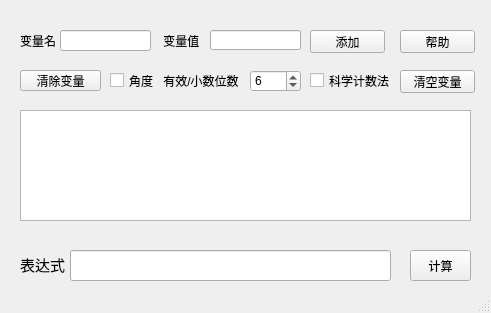
<?xml version="1.0" encoding="UTF-8"?>
<ui version="4.0">
 <class>SDF_MainWindow</class>
 <widget class="QMainWindow" name="SDF_MainWindow">
  <property name="geometry">
   <rect>
    <x>0</x>
    <y>0</y>
    <width>491</width>
    <height>313</height>
   </rect>
  </property>
  <property name="minimumSize">
   <size>
    <width>391</width>
    <height>313</height>
   </size>
  </property>
  <property name="maximumSize">
   <size>
    <width>491</width>
    <height>313</height>
   </size>
  </property>
  <property name="windowTitle">
   <string>自定义函数</string>
  </property>
  <widget class="QWidget" name="centralWidget">
   <widget class="QLineEdit" name="name">
    <property name="geometry">
     <rect>
      <x>60</x>
      <y>30</y>
      <width>91</width>
      <height>21</height>
     </rect>
    </property>
   </widget>
   <widget class="QLabel" name="label">
    <property name="geometry">
     <rect>
      <x>20</x>
      <y>20</y>
      <width>51</width>
      <height>41</height>
     </rect>
    </property>
    <property name="text">
     <string>变量名</string>
    </property>
   </widget>
   <widget class="QLabel" name="label_2">
    <property name="geometry">
     <rect>
      <x>160</x>
      <y>20</y>
      <width>51</width>
      <height>41</height>
     </rect>
    </property>
    <property name="text">
     <string> 变量值</string>
    </property>
   </widget>
   <widget class="QLineEdit" name="value">
    <property name="geometry">
     <rect>
      <x>210</x>
      <y>30</y>
      <width>91</width>
      <height>20</height>
     </rect>
    </property>
   </widget>
   <widget class="QPushButton" name="help">
    <property name="geometry">
     <rect>
      <x>400</x>
      <y>30</y>
      <width>75</width>
      <height>23</height>
     </rect>
    </property>
    <property name="text">
     <string>帮助</string>
    </property>
   </widget>
   <widget class="QPushButton" name="error">
    <property name="geometry">
     <rect>
      <x>20</x>
      <y>70</y>
      <width>81</width>
      <height>21</height>
     </rect>
    </property>
    <property name="text">
     <string>清除变量</string>
    </property>
   </widget>
   <widget class="QCheckBox" name="checkBox">
    <property name="geometry">
     <rect>
      <x>110</x>
      <y>70</y>
      <width>51</width>
      <height>21</height>
     </rect>
    </property>
    <property name="text">
     <string>角度</string>
    </property>
   </widget>
   <widget class="QCheckBox" name="checkBox_2">
    <property name="geometry">
     <rect>
      <x>310</x>
      <y>70</y>
      <width>81</width>
      <height>21</height>
     </rect>
    </property>
    <property name="text">
     <string>科学计数法</string>
    </property>
    <property name="tristate">
     <bool>true</bool>
    </property>
   </widget>
   <widget class="QLabel" name="label_3">
    <property name="geometry">
     <rect>
      <x>160</x>
      <y>70</y>
      <width>91</width>
      <height>21</height>
     </rect>
    </property>
    <property name="text">
     <string> 有效/小数位数</string>
    </property>
   </widget>
   <widget class="QPushButton" name="clear">
    <property name="geometry">
     <rect>
      <x>400</x>
      <y>70</y>
      <width>75</width>
      <height>23</height>
     </rect>
    </property>
    <property name="text">
     <string>清空变量</string>
    </property>
   </widget>
   <widget class="QSpinBox" name="floatNum">
    <property name="geometry">
     <rect>
      <x>250</x>
      <y>70</y>
      <width>51</width>
      <height>22</height>
     </rect>
    </property>
    <property name="maximum">
     <number>15</number>
    </property>
    <property name="singleStep">
     <number>1</number>
    </property>
    <property name="value">
     <number>6</number>
    </property>
   </widget>
   <widget class="QPlainTextEdit" name="plainTextEdit">
    <property name="geometry">
     <rect>
      <x>20</x>
      <y>110</y>
      <width>451</width>
      <height>111</height>
     </rect>
    </property>
    <property name="readOnly">
     <bool>true</bool>
    </property>
   </widget>
   <widget class="QLineEdit" name="expre">
    <property name="geometry">
     <rect>
      <x>70</x>
      <y>250</y>
      <width>321</width>
      <height>31</height>
     </rect>
    </property>
   </widget>
   <widget class="QLabel" name="label_4">
    <property name="geometry">
     <rect>
      <x>20</x>
      <y>249</y>
      <width>71</width>
      <height>31</height>
     </rect>
    </property>
    <property name="text">
     <string>&lt;html&gt;&lt;head/&gt;&lt;body&gt;&lt;p&gt;&lt;span style=&quot; font-size:11pt;&quot;&gt;表达式&lt;/span&gt;&lt;/p&gt;&lt;/body&gt;&lt;/html&gt;</string>
    </property>
   </widget>
   <widget class="QPushButton" name="cal">
    <property name="geometry">
     <rect>
      <x>410</x>
      <y>250</y>
      <width>61</width>
      <height>31</height>
     </rect>
    </property>
    <property name="text">
     <string>计算</string>
    </property>
   </widget>
   <widget class="QPushButton" name="pushButton">
    <property name="geometry">
     <rect>
      <x>310</x>
      <y>30</y>
      <width>75</width>
      <height>23</height>
     </rect>
    </property>
    <property name="text">
     <string>添加</string>
    </property>
   </widget>
  </widget>
  <widget class="QStatusBar" name="statusBar"/>
 </widget>
 <layoutdefault spacing="6" margin="11"/>
 <resources/>
 <connections/>
</ui>
